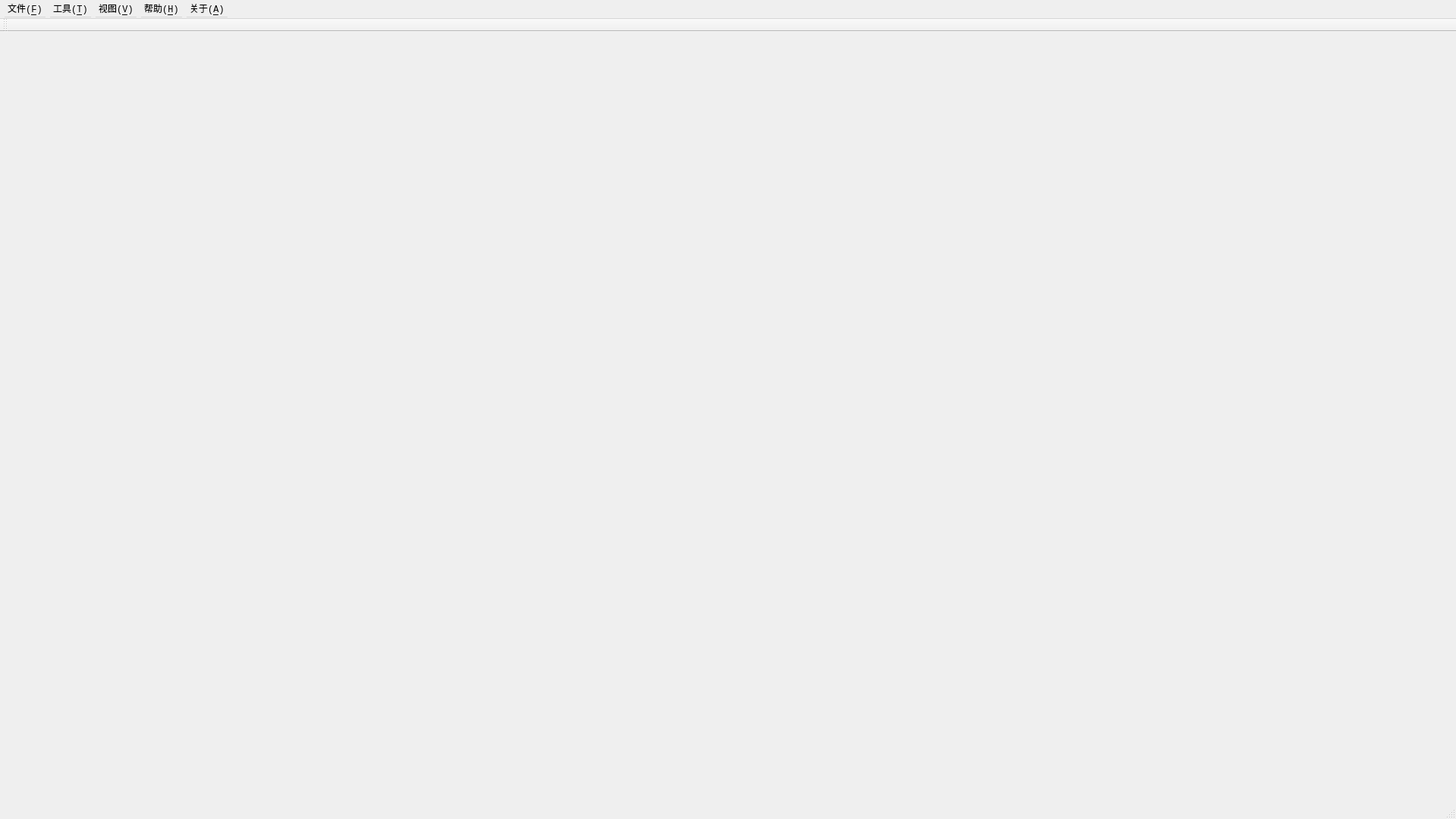
<?xml version="1.0" encoding="UTF-8"?>
<ui version="4.0">
 <class>MainWindow</class>
 <widget class="QMainWindow" name="MainWindow">
  <property name="enabled">
   <bool>true</bool>
  </property>
  <property name="geometry">
   <rect>
    <x>0</x>
    <y>0</y>
    <width>1920</width>
    <height>1080</height>
   </rect>
  </property>
  <property name="minimumSize">
   <size>
    <width>1030</width>
    <height>680</height>
   </size>
  </property>
  <property name="font">
   <font>
    <family>Consolas</family>
   </font>
  </property>
  <property name="windowTitle">
   <string>编译原理</string>
  </property>
  <property name="windowIcon">
   <iconset>
    <normaloff>:/icon/icon/metro-shanghai.png</normaloff>:/icon/icon/metro-shanghai.png</iconset>
  </property>
  <property name="iconSize">
   <size>
    <width>24</width>
    <height>24</height>
   </size>
  </property>
  <widget class="QWidget" name="centralWidget">
   <property name="minimumSize">
    <size>
     <width>1030</width>
     <height>600</height>
    </size>
   </property>
  </widget>
  <widget class="QMenuBar" name="menuBar">
   <property name="geometry">
    <rect>
     <x>0</x>
     <y>0</y>
     <width>1920</width>
     <height>25</height>
    </rect>
   </property>
   <property name="minimumSize">
    <size>
     <width>0</width>
     <height>25</height>
    </size>
   </property>
   <widget class="QMenu" name="menuHelp">
    <property name="title">
     <string>文件(&amp;F)</string>
    </property>
    <addaction name="actionOpen"/>
    <addaction name="actionNew"/>
    <addaction name="separator"/>
    <addaction name="actionSave"/>
    <addaction name="actionSave2"/>
    <addaction name="separator"/>
    <addaction name="actionClose"/>
   </widget>
   <widget class="QMenu" name="menuTool">
    <property name="title">
     <string>工具(&amp;T)</string>
    </property>
    <addaction name="separator"/>
   </widget>
   <widget class="QMenu" name="menuView">
    <property name="title">
     <string>视图(&amp;V)</string>
    </property>
    <addaction name="separator"/>
    <addaction name="actionTool"/>
    <addaction name="separator"/>
    <addaction name="actionBian"/>
   </widget>
   <widget class="QMenu" name="menu_H">
    <property name="title">
     <string>帮助(&amp;H)</string>
    </property>
    <addaction name="actionuseHelp"/>
   </widget>
   <widget class="QMenu" name="menu_A">
    <property name="title">
     <string>关于(&amp;A)</string>
    </property>
    <addaction name="actionQt"/>
    <addaction name="actionAuthor"/>
   </widget>
   <addaction name="menuHelp"/>
   <addaction name="menuTool"/>
   <addaction name="menuView"/>
   <addaction name="menu_H"/>
   <addaction name="menu_A"/>
  </widget>
  <widget class="QToolBar" name="mainToolBar">
   <property name="minimumSize">
    <size>
     <width>0</width>
     <height>0</height>
    </size>
   </property>
   <property name="iconSize">
    <size>
     <width>24</width>
     <height>24</height>
    </size>
   </property>
   <property name="toolButtonStyle">
    <enum>Qt::ToolButtonIconOnly</enum>
   </property>
   <attribute name="toolBarArea">
    <enum>TopToolBarArea</enum>
   </attribute>
   <attribute name="toolBarBreak">
    <bool>false</bool>
   </attribute>
  </widget>
  <widget class="QStatusBar" name="statusBar">
   <property name="minimumSize">
    <size>
     <width>0</width>
     <height>20</height>
    </size>
   </property>
  </widget>
  <action name="actionClose">
   <property name="checkable">
    <bool>false</bool>
   </property>
   <property name="text">
    <string>退出</string>
   </property>
   <property name="font">
    <font>
     <family>Consolas</family>
    </font>
   </property>
   <property name="shortcut">
    <string>Ctrl+E</string>
   </property>
  </action>
  <action name="toolEnlarge">
   <property name="icon">
    <iconset>
     <normaloff>:/icon/icon/enlarge.png</normaloff>:/icon/icon/enlarge.png</iconset>
   </property>
   <property name="text">
    <string>放大</string>
   </property>
   <property name="toolTip">
    <string>点击放大</string>
   </property>
   <property name="font">
    <font>
     <family>Consolas</family>
    </font>
   </property>
   <property name="shortcut">
    <string>Ctrl+L</string>
   </property>
  </action>
  <action name="toolShrink">
   <property name="icon">
    <iconset>
     <normaloff>:/icon/icon/shrink.png</normaloff>:/icon/icon/shrink.png</iconset>
   </property>
   <property name="text">
    <string>缩小</string>
   </property>
   <property name="toolTip">
    <string>点击缩小</string>
   </property>
   <property name="font">
    <font>
     <family>Consolas</family>
    </font>
   </property>
   <property name="shortcut">
    <string>Ctrl+S</string>
   </property>
  </action>
  <action name="actionTransfer">
   <property name="icon">
    <iconset>
     <normaloff>:/icon/icon/query.png</normaloff>:/icon/icon/query.png</iconset>
   </property>
   <property name="text">
    <string>换乘指南(右栏)</string>
   </property>
   <property name="font">
    <font>
     <family>Consolas</family>
    </font>
   </property>
  </action>
  <action name="actionQueryInfo">
   <property name="text">
    <string>信息查询(预留)</string>
   </property>
   <property name="font">
    <font>
     <family>Consolas</family>
    </font>
   </property>
  </action>
  <action name="actionAddAll">
   <property name="icon">
    <iconset>
     <normaloff>:/icon/icon/all.png</normaloff>:/icon/icon/all.png</iconset>
   </property>
   <property name="text">
    <string>所有(&amp;A)</string>
   </property>
   <property name="font">
    <font>
     <family>Consolas</family>
    </font>
   </property>
   <property name="shortcut">
    <string>Ctrl+A</string>
   </property>
  </action>
  <action name="actionAddLine">
   <property name="icon">
    <iconset>
     <normaloff>:/icon/icon/subway.png</normaloff>:/icon/icon/subway.png</iconset>
   </property>
   <property name="text">
    <string>线路(&amp;L)</string>
   </property>
   <property name="font">
    <font>
     <family>Consolas</family>
    </font>
   </property>
   <property name="shortcut">
    <string>Ctrl+Shift+L</string>
   </property>
  </action>
  <action name="actionAddStation">
   <property name="icon">
    <iconset>
     <normaloff>:/icon/icon/station.png</normaloff>:/icon/icon/station.png</iconset>
   </property>
   <property name="text">
    <string>站点(&amp;S)</string>
   </property>
   <property name="font">
    <font>
     <family>Consolas</family>
    </font>
   </property>
   <property name="shortcut">
    <string>Ctrl+Shift+S</string>
   </property>
  </action>
  <action name="actionAddConnect">
   <property name="icon">
    <iconset>
     <normaloff>:/icon/icon/connect.png</normaloff>:/icon/icon/connect.png</iconset>
   </property>
   <property name="text">
    <string>连接(&amp;C)</string>
   </property>
   <property name="font">
    <font>
     <family>Consolas</family>
    </font>
   </property>
   <property name="shortcut">
    <string>Ctrl+Shift+C</string>
   </property>
  </action>
  <action name="actionAddByText">
   <property name="icon">
    <iconset>
     <normaloff>:/icon/icon/text.png</normaloff>:/icon/icon/text.png</iconset>
   </property>
   <property name="text">
    <string>文本方式(&amp;T)</string>
   </property>
   <property name="font">
    <font>
     <family>Consolas</family>
    </font>
   </property>
   <property name="shortcut">
    <string>Ctrl+Shift+T</string>
   </property>
  </action>
  <action name="actiontoolBar">
   <property name="checkable">
    <bool>true</bool>
   </property>
   <property name="checked">
    <bool>true</bool>
   </property>
   <property name="text">
    <string>toolBar</string>
   </property>
   <property name="font">
    <font>
     <family>Consolas</family>
    </font>
   </property>
  </action>
  <action name="actionstatusBar">
   <property name="checkable">
    <bool>true</bool>
   </property>
   <property name="checked">
    <bool>true</bool>
   </property>
   <property name="text">
    <string>statusBar</string>
   </property>
   <property name="font">
    <font>
     <family>Consolas</family>
    </font>
   </property>
  </action>
  <action name="actionLineMap">
   <property name="icon">
    <iconset>
     <normaloff>:/icon/icon/map.png</normaloff>:/icon/icon/map.png</iconset>
   </property>
   <property name="text">
    <string>地铁图</string>
   </property>
   <property name="toolTip">
    <string>地铁网络线路图</string>
   </property>
   <property name="font">
    <font>
     <family>Consolas</family>
    </font>
   </property>
   <property name="shortcut">
    <string>Ctrl+M</string>
   </property>
  </action>
  <action name="actionWheel">
   <property name="enabled">
    <bool>false</bool>
   </property>
   <property name="icon">
    <iconset>
     <normaloff>:/icon/icon/mouse.png</normaloff>:/icon/icon/mouse.png</iconset>
   </property>
   <property name="text">
    <string>鼠标可缩放</string>
   </property>
   <property name="font">
    <font>
     <family>Consolas</family>
    </font>
   </property>
  </action>
  <action name="actionQt">
   <property name="icon">
    <iconset theme="Qt">
     <normaloff>:/icon/icon/qt.png</normaloff>:/icon/icon/qt.png</iconset>
   </property>
   <property name="text">
    <string>关于Qt</string>
   </property>
   <property name="shortcut">
    <string>Ctrl+B</string>
   </property>
  </action>
  <action name="actionAuthor">
   <property name="icon">
    <iconset>
     <normaloff>:/icon/icon/metro-shanghai.png</normaloff>:/icon/icon/metro-shanghai.png</iconset>
   </property>
   <property name="text">
    <string>制作者</string>
   </property>
  </action>
  <action name="actionuseHelp">
   <property name="icon">
    <iconset>
     <normaloff>:/icon/icon/help.png</normaloff>:/icon/icon/help.png</iconset>
   </property>
   <property name="text">
    <string>使用帮助</string>
   </property>
   <property name="font">
    <font>
     <family>Consolas</family>
    </font>
   </property>
   <property name="shortcut">
    <string>Ctrl+H</string>
   </property>
  </action>
  <action name="actionOpen">
   <property name="text">
    <string>打开</string>
   </property>
  </action>
  <action name="actionNew">
   <property name="text">
    <string>新建</string>
   </property>
  </action>
  <action name="actionSave">
   <property name="text">
    <string>保存</string>
   </property>
  </action>
  <action name="actionSave2">
   <property name="text">
    <string>另存为</string>
   </property>
  </action>
  <action name="actionTool">
   <property name="checkable">
    <bool>true</bool>
   </property>
   <property name="checked">
    <bool>true</bool>
   </property>
   <property name="text">
    <string>工具栏</string>
   </property>
  </action>
  <action name="actionBian">
   <property name="checkable">
    <bool>true</bool>
   </property>
   <property name="checked">
    <bool>true</bool>
   </property>
   <property name="text">
    <string>编译结果</string>
   </property>
  </action>
  <action name="actionRun">
   <property name="text">
    <string>全部执行</string>
   </property>
  </action>
  <action name="actionOne">
   <property name="text">
    <string>单步执行</string>
   </property>
  </action>
 </widget>
 <layoutdefault spacing="6" margin="11"/>
 <resources/>
 <connections/>
</ui>
